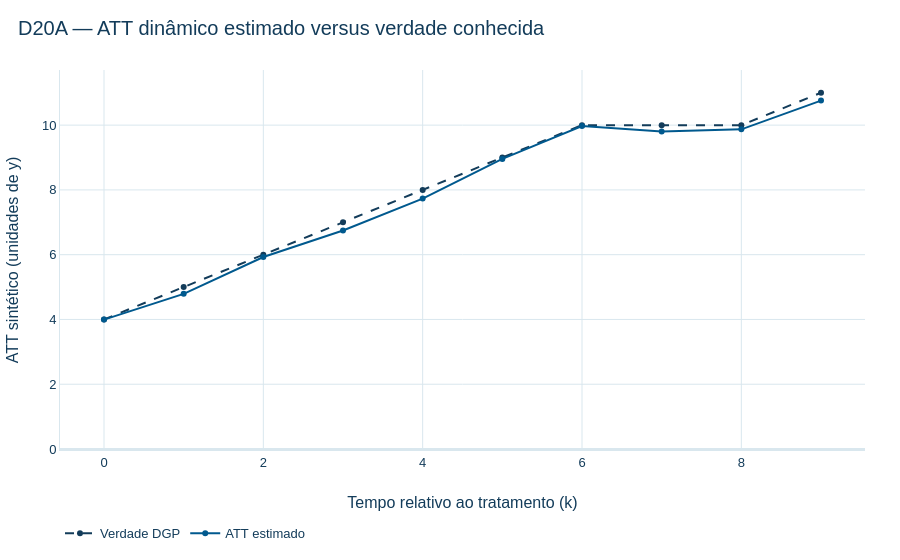

This figure's notebook cell:
### Code cell
limpo = cenarios['att_gt_comparacao'].loc[lambda x: x['cenario'].eq('LIMPO')].copy()
limpo['event_time'] = limpo['ano'] - limpo['coorte']
curva = limpo.groupby('event_time', as_index=False).agg(
    estimado=('att', 'mean'), verdadeiro=('att_gt_verdadeiro', 'mean')
)
fig_att = go.Figure()
fig_att.add_trace(go.Scatter(x=curva['event_time'], y=curva['verdadeiro'], mode='lines+markers', name='Verdade DGP', line={'color': CORES_IPT['AZUL_ESCURO'], 'dash': 'dash'}))
fig_att.add_trace(go.Scatter(x=curva['event_time'], y=curva['estimado'], mode='lines+markers', name='ATT estimado', line={'color': CORES_IPT['AZUL_PRINCIPAL']}))
fig_att.add_hline(y=0, line_color=CORES_IPT['CINZA_GRADE'])
fig_att.update_xaxes(title='Tempo relativo ao tratamento (k)')
fig_att.update_yaxes(title='ATT sintético (unidades de y)')
aplicar_tema_ipt(fig_att, titulo='D20A — ATT dinâmico estimado versus verdade conhecida')
salvar_figura_ipt(fig_att, OUT_FIG / 'D20A_att_dinamico_limpo.png')
fig_att.show()

### Figure 1 — Plotly figure (JSON) as saved in the notebook; plotly's stock layout.template omitted (floating-point values rounded to 4 significant figures)
{"data": [{"line": {"color": "#133C5A", "dash": "dash"}, "mode": "lines+markers", "name": "Verdade DGP", "type": "scatter", "x": [0, 1, 2, 3, 4, 5, 6, 7, 8, 9], "y": [4.0, 5.0, 6.0, 7.0, 8.0, 9.0, 10.0, 10.0, 10.0, 11.0]}, {"line": {"color": "#00598E"}, "mode": "lines+markers", "name": "ATT estimado", "type": "scatter", "x": [0, 1, 2, 3, 4, 5, 6, 7, 8, 9], "y": [3.996, 4.791, 5.929, 6.747, 7.731, 8.956, 9.974, 9.803, 9.87, 10.76]}], "layout": {"font": {"color": "#133C5A", "family": "Arial", "size": 13}, "paper_bgcolor": "#FFFFFF", "plot_bgcolor": "#FFFFFF", "shapes": [{"line": {"color": "#D9E7EE"}, "type": "line", "x0": 0, "x1": 1, "xref": "x domain", "y0": 0, "y1": 0, "yref": "y"}], "title": {"text": "D20A — ATT dinâmico estimado versus verdade conhecida"}, "xaxis": {"title": {"text": "Tempo relativo ao tratamento (k)"}}, "yaxis": {"title": {"text": "ATT sintético (unidades de y)"}}}}
